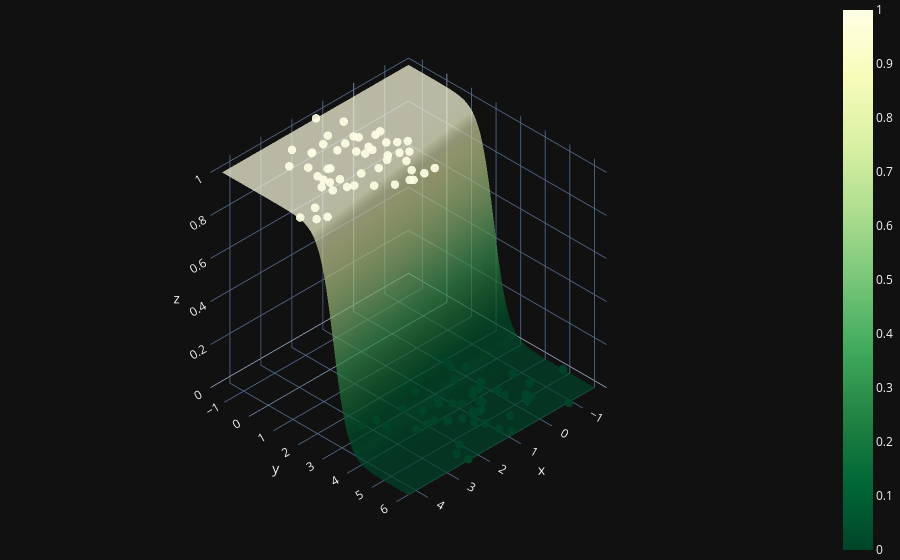

The notebook cell saved with this chart:
### Markdown cell above
3D visualization of the dataset using Plotly. X[:,0] and X[:,1] are the two features mapped on the x and y axes, while y (the class label) is mapped on the z axis and used as the color scale. The orthographic projection gives a clearer view of the class separation.

### Code cell
X0 = np.linspace(X[:,0].min(), X[:,0].max(), 100)
X1 = np.linspace(X[:,1].min(), X[:,1].max(), 100)
xx0, xx1 = np.meshgrid(X0, X1)
Z = W[0] * xx0 + W[1] * xx1 + b 
A = 1 / (1 + np.exp(-Z)) 

fig = (go.Figure(data=[go.Surface(z=A, x=xx0, y=xx1, colorscale='YlGn', opacity = 0.7, reversescale=True)]))

fig.add_scatter3d(x = X[:,0].flatten(), y = X[:,1].flatten(), z=y.flatten(), mode='markers', 
                  marker = dict(size=5, color=y.flatten(), colorscale='YlGn', opacity=0.9, reversescale=True))
fig.update_layout(template= 'plotly_dark', margin=dict(l=0, r=0, b=0, t=0))
fig.layout.scene.camera.projection.type = 'orthographic'
fig.show()

### Figure 1 — Plotly figure (JSON) as saved in the notebook; plotly's stock layout.template omitted (floating-point values rounded to 4 significant figures; data arrays with more than 128 entries replaced by an {"elided": "..."} marker saying what was removed)
{"data": [{"colorscale": [[0, "rgb(255,255,229)"], [0.125, "rgb(247,252,185)"], [0.25, "rgb(217,240,163)"], [0.375, "rgb(173,221,142)"], [0.5, "rgb(120,198,121)"], [0.625, "rgb(65,171,93)"], [0.75, "rgb(35,132,67)"], [0.875, "rgb(0,104,55)"], [1, "rgb(0,69,41)"]], "opacity": 0.7, "reversescale": true, "type": "surface", "x": {"elided": "100x100 float values"}, "y": {"elided": "100x100 float values"}, "z": {"elided": "100x100 float values"}}, {"marker": {"color": [1, 1, 0, 0, 1, 0, 0, 1, 0, 1, 0, 1, 0, 0, 1, 1, 1, 0, 1, 1, 0, 0, 1, 0, 1, 0, 1, 0, 0, 1, 1, 0, 1, 1, 1, 0, 1, 1, 0, 1, 0, 0, 0, 0, 1, 1, 1, 1, 0, 0, 1, 1, 0, 0, 0, 0, 0, 1, 1, 1, 1, 0, 0, 1, 0, 1, 0, 0, 1, 0, 0, 1, 1, 0, 0, 0, 1, 1, 0, 0, 1, 0, 0, 0, 0, 0, 1, 0, 1, 1, 1, 1, 1, 1, 0, 0, 1, 1, 0, 1], "colorscale": [[0, "rgb(255,255,229)"], [0.125, "rgb(247,252,185)"], [0.25, "rgb(217,240,163)"], [0.375, "rgb(173,221,142)"], [0.5, "rgb(120,198,121)"], [0.625, "rgb(65,171,93)"], [0.75, "rgb(35,132,67)"], [0.875, "rgb(0,104,55)"], [1, "rgb(0,69,41)"]], "opacity": 0.9, "reversescale": true, "size": 5}, "mode": "markers", "type": "scatter3d", "x": [4.219, 0.9078, -0.2765, 0.08848, 3.243, 1.442, 1.022, 3.978, 0.5889, 1.252, 0.6284, 1.686, 1.185, 0.06897, 1.787, 4.438, 3.182, 0.3038, 0.7394, 1.285, 1.131, 0.6647, 1.316, -0.1889, 2.579, 0.8731, 1.311, 0.9868, 1.42, 2.354, 2.432, 1.043, 0.9509, 2.451, 1.62, 2.155, 1.381, 1.987, 2.116, 0.564, -0.07228, 2.509, -0.73, 1.379, 0.8821, 2.222, 2.016, 1.701, -0.6539, 0.5731, 1.957, 0.7624, 2.465, 1.333, 3.246, 1.103, 2.859, 1.6, 2.976, 2.68, 1.419, 1.926, -0.09448, 2.728, 1.12, 1.557, 0.1055, 2.844, 3.155, 1.841, 1.289, 1.642, 3.923, 1.705, 0.1631, 0.3419, 1.021, 2.669, 0.4666, 0.9481, 1.194, 1.154, -0.2942, 1.737, 0.4655, 0.0808, 3.003, 2.207, 1.361, 2.632, 2.827, 2.912, 1.142, 1.055, 2.47, -1.577, 1.412, 3.005, -0.6376, 0.8298], "y": [2.234, 0.4598, 5.081, 2.323, 1.215, 2.768, 4.117, 2.378, 4.001, 0.2081, 4.46, 0.6583, 5.28, 4.356, 1.7, 1.842, -0.1823, 3.944, 0.4361, 1.437, 4.682, 4.36, 2.441, 5.205, 0.7261, 4.714, 0.07123, 6.09, 4.637, 2.224, -0.2017, 4.606, 0.9498, -0.1954, 2.747, 4.124, 0.9295, 2.611, 3.069, 1.337, 2.884, 5.773, 6.255, 3.619, 2.841, 1.533, -0.2704, -0.4773, 4.767, 5.526, 0.2342, 1.165, 6.2, 5.01, 2.849, 4.706, 2.956, 0.9151, 1.216, -0.7044, 1.574, 4.152, 5.358, 1.305, 5.758, 2.827, 3.725, 3.327, 1.553, 3.562, 3.45, 0.1502, 1.804, 4.433, 2.578, 3.941, 1.579, 1.82, 3.866, 4.732, 2.808, 3.902, 5.273, 4.425, 3.123, 4.691, 0.7427, 5.506, 0.748, 0.6894, 1.721, 0.2466, 2.015, -0.6471, 4.099, 4.957, -1.326, 0.9852, 4.091, 1.742], "z": [1, 1, 0, 0, 1, 0, 0, 1, 0, 1, 0, 1, 0, 0, 1, 1, 1, 0, 1, 1, 0, 0, 1, 0, 1, 0, 1, 0, 0, 1, 1, 0, 1, 1, 1, 0, 1, 1, 0, 1, 0, 0, 0, 0, 1, 1, 1, 1, 0, 0, 1, 1, 0, 0, 0, 0, 0, 1, 1, 1, 1, 0, 0, 1, 0, 1, 0, 0, 1, 0, 0, 1, 1, 0, 0, 0, 1, 1, 0, 0, 1, 0, 0, 0, 0, 0, 1, 0, 1, 1, 1, 1, 1, 1, 0, 0, 1, 1, 0, 1]}], "layout": {"margin": {"b": 0, "l": 0, "r": 0, "t": 0}, "scene": {"camera": {"projection": {"type": "orthographic"}}}}}
